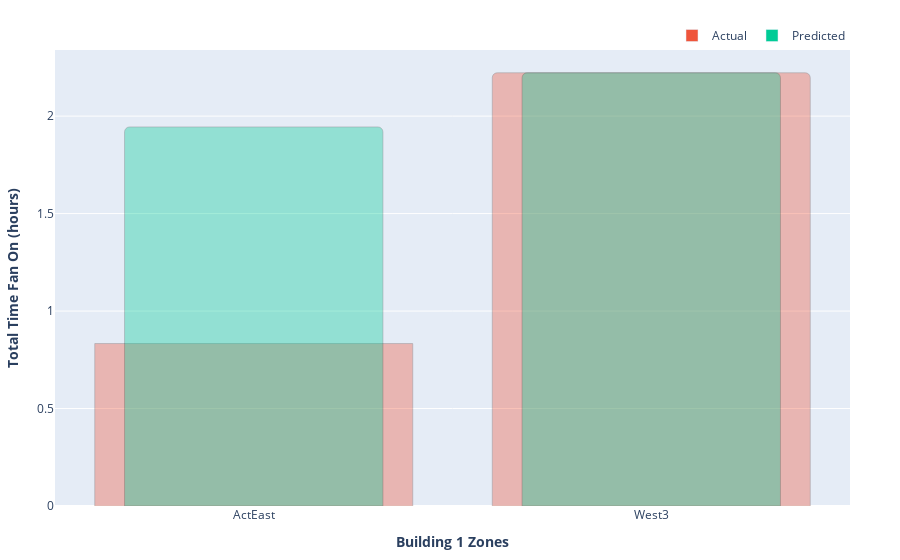

Notebook code cell kept with this figure:
### Code cell
newfig.fig

### Figure 1 — Plotly figure (JSON) as saved in the notebook; plotly's stock layout.template omitted (floating-point values rounded to 4 significant figures)
{"data": [{"marker": {"color": "#EF553B", "cornerradius": 5, "line": {"color": "black", "width": 0.5}, "opacity": 0.6}, "name": "ActEast", "opacity": 0.6, "showlegend": false, "type": "bar", "x": ["ActEast"], "y": [0.8333]}, {"marker": {"color": "#00CC96", "cornerradius": 5, "line": {"color": "black", "width": 0.5}, "opacity": 0.6}, "name": "ActEast", "opacity": 0.6, "showlegend": false, "type": "bar", "width": 0.65, "x": ["ActEast"], "y": [1.944]}, {"marker": {"color": "#EF553B", "cornerradius": 5, "line": {"color": "black", "width": 0.5}, "opacity": 0.6}, "name": "West3", "opacity": 0.6, "showlegend": false, "type": "bar", "x": ["West3"], "y": [2.222]}, {"marker": {"color": "#00CC96", "cornerradius": 5, "line": {"color": "black", "width": 0.5}, "opacity": 0.6}, "name": "West3", "opacity": 0.6, "showlegend": false, "type": "bar", "width": 0.65, "x": ["West3"], "y": [2.222]}, {"marker": {"color": "#EF553B"}, "name": "Actual", "type": "bar", "x": [null], "y": [null]}, {"marker": {"color": "#00CC96"}, "name": "Predicted", "type": "bar", "x": [null], "y": [null]}], "layout": {"barmode": "overlay", "legend": {"orientation": "h", "x": 1, "xanchor": "right", "y": 1, "yanchor": "bottom"}, "margin": {"b": 50, "l": 50, "r": 50, "t": 50}, "xaxis": {"title": {"text": "<b>Building 1 Zones</b>"}}, "yaxis": {"title": {"text": "<b>Total Time Fan On (hours)</b>"}}}}
